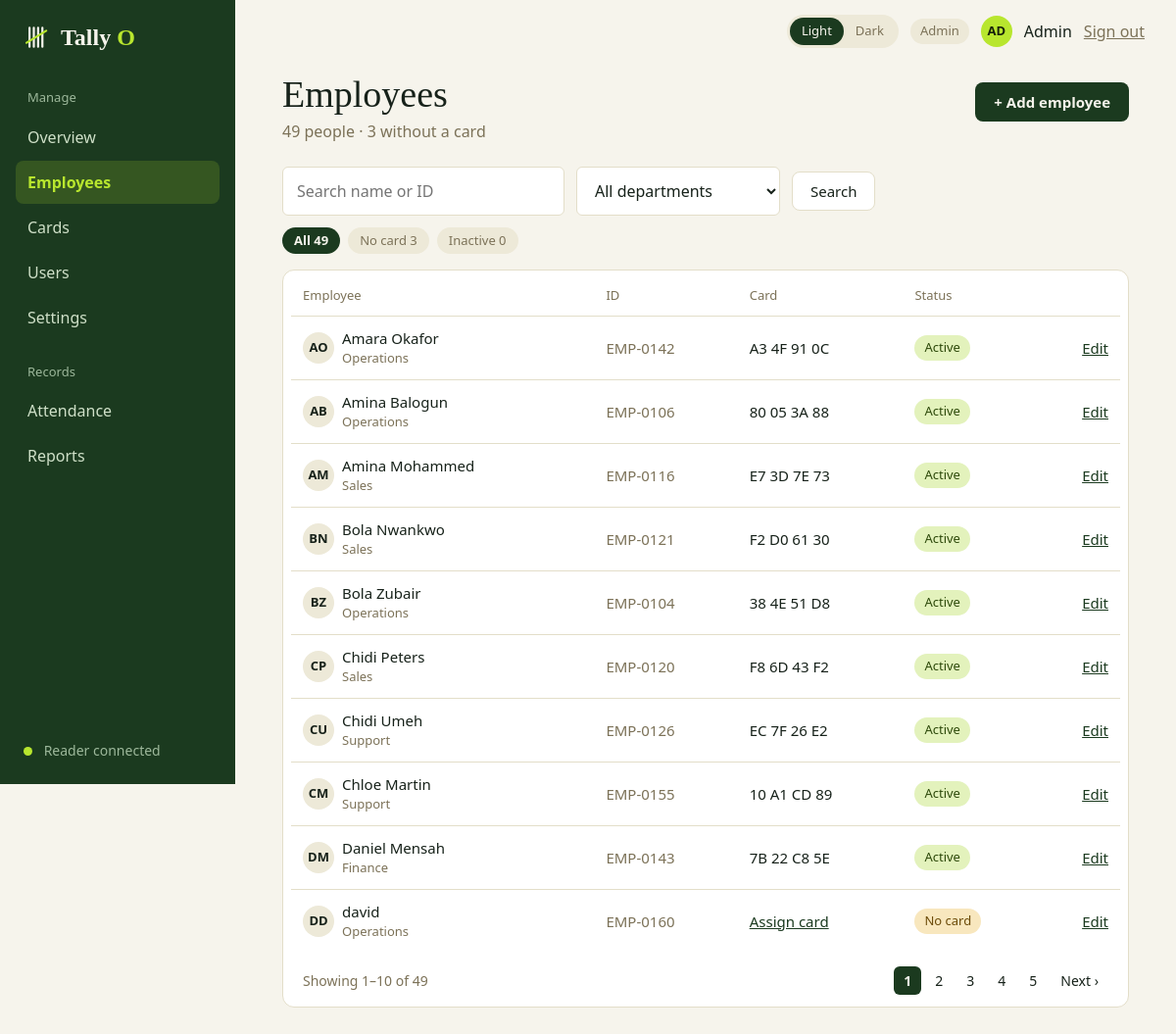
The page /admin/employees (signed in) on the database its author committed.
### tables this page shows
CREATE TABLE employees (
    id            INTEGER PRIMARY KEY,
    employee_code TEXT    NOT NULL UNIQUE,              -- e.g. EMP-0142
    full_name     TEXT    NOT NULL,
    department    TEXT    NOT NULL,
    email         TEXT,
    joined_on     TEXT    NOT NULL,
    is_active     INTEGER NOT NULL DEFAULT 1 CHECK (is_active IN (0, 1))
);

### admin.py (the view)
@bp.route("/employees")
@admin_only
def employees():
    q = request.args.get("q", "").strip()[:60]
    dept = request.args.get("dept", "")[:40]
    status = request.args.get("status", "")
    if status not in ("no_card", "inactive"):
        status = ""
    page = request.args.get("page", 1, type=int)
    conn = db.get_db()
    return render_template(
        "admin_employees.html",
        result=queries.list_employees(conn, q, dept, status, page),
        counts=queries.employee_counts(conn), departments=queries.departments(conn),
        q=q, dept=dept, status=status,
        keep={"q": q or None, "dept": dept or None, "status": status or None},
        **shell_context("Employees"))

### app.py (called while the page is built)
@app.context_processor
def inject_globals():
    return {"APP_NAME": APP_NAME, "APP_TAGLINE": APP_TAGLINE,
            "csrf_token": auth.csrf_token, "safe_url": safe_url}

@app.after_request
def no_store_when_signed_in(response):
    if "user" in session and request.endpoint != "static":
        response.headers["Cache-Control"] = "no-store"
    return response

### auth.py (called while the page is built)
def csrf_token():
    if "csrf" not in session:
        session["csrf"] = secrets.token_hex(16)
    return session["csrf"]

def login_required(view):
    @wraps(view)
    def wrapped(*args, **kwargs):
        user = session.get("user")
        if not user:
            return redirect(url_for("auth.login"))
        row = get_db().execute("SELECT is_active FROM users WHERE id = ?", (user["id"],)).fetchone()
        if row is None or not row["is_active"]:       # deactivated since they signed in
            session.clear()
            return redirect(url_for("auth.login"))
        return view(*args, **kwargs)
    return wrapped

def role_required(*roles):
    def decorator(view):
        @wraps(view)
        @login_required
        def wrapped(*args, **kwargs):
            if session["user"]["role"] not in roles:
                abort(403)
            return view(*args, **kwargs)
        return wrapped
    return decorator

### db.py (called while the page is built)
def connect(path=DEFAULT_DB):
    Path(path).parent.mkdir(parents=True, exist_ok=True)
    conn = sqlite3.connect(str(path), isolation_level=None, timeout=10)  # we run transactions ourselves
    conn.row_factory = sqlite3.Row            # rows behave like dicts: row["name"]
    conn.execute("PRAGMA foreign_keys = ON")  # SQLite ignores foreign keys unless asked
    conn.execute("PRAGMA journal_mode = WAL") # readers don't block the writer
    return conn

def get_db():
    if "db" not in g:
        g.db = connect(current_app.config["DATABASE"])
    return g.db

### queries.py (called while the page is built, shortened)
def employee_counts(db):
    return dict(db.execute(f"""
        SELECT SUM(is_active = 1) AS active, SUM(is_active = 0) AS inactive,
               SUM(is_active = 1 AND {_NO_ACTIVE_CARD}) AS no_card
        FROM employees e""").fetchone())

def departments(db):
    return [r[0] for r in db.execute("SELECT DISTINCT department FROM employees ORDER BY 1")]

def page_numbers(page, pages):
    if pages <= 7:
        return list(range(1, pages + 1))

### shell.py (called while the page is built)
def safe_url(endpoint, **values):
    try:
        return url_for(endpoint, **values)
    except BuildError:
        return "#"

### templates/admin_employees.html (shortened to what this page needs)
{% extends "app_shell.html" %}
{% block sidebar_footer %}<span class="dot"></span> Reader connected{% endblock %}
{% block content %}
  <div class="page-head">
    <div>
      <h1 class="page-title">Employees</h1>
      <p class="muted mt-1">{{ counts.active }} people · {{ counts.no_card }} without a card</p>
    </div>
    <a class="btn" href="{{ url_for('admin.employee_new') }}">+ Add employee</a>
  </div>
  <form class="toolbar mt-5" method="get" action="{{ url_for('admin.employees') }}">
    <input class="input toolbar-search" type="search" name="q" value="{{ q }}"
           placeholder="Search name or ID" aria-label="Search employees">
    <select class="input toolbar-select" name="dept" aria-label="Department">
      <option value="">All departments</option>
    </select>
    <button class="btn btn-secondary" type="submit">Search</button>
  </form>
  <div class="chips">
    <a class="chip" href="{{ url_for('admin.employees', q=q or None, dept=dept or None) }}"
       {% if not status %}aria-current="true"{% endif %}>All {{ counts.active }}</a>
    <a class="chip" href="{{ url_for('admin.employees', q=q or None, dept=dept or None, status='no_card') }}"
       {% if status == 'no_card' %}aria-current="true"{% endif %}>No card {{ counts.no_card }}</a>
    <a class="chip" href="{{ url_for('admin.employees', q=q or None, dept=dept or None, status='inactive') }}"
       {% if status == 'inactive' %}aria-current="true"{% endif %}>Inactive {{ counts.inactive }}</a>
  </div>
  <div class="card table-card mt-4">
    <table class="table">
      <thead><tr><th>Employee</th><th>ID</th><th>Card</th><th>Status</th><th></th></tr></thead>
      <tbody>
        {% for e in result.rows %}
          <tr>
            <td>
              <div class="row">
                <span class="avatar">{{ e.initials }}</span>
                <div><div>{{ e.full_name }}</div><div class="muted small">{{ e.department }}</div></div>
              </div>
            </td>
            <td class="muted">{{ e.employee_code }}</td>
            <td>
              {% if e.card_uid %}{{ e.card_uid }}
              {% elif e.is_active %}<a href="{{ safe_url('admin.employee_card', employee_id=e.id) }}">Assign card</a>
              {% else %}<span class="muted">–</span>{% endif %}
            </td>
            <td>
              {% if not e.is_active %}<span class="pill">Inactive</span>
              {% elif e.card_uid %}<span class="pill pill-ok">Active</span>
              {% else %}<span class="pill pill-late">No card</span>{% endif %}
            </td>
            <td class="right"><a href="{{ safe_url('admin.employee_edit', employee_id=e.id) }}">Edit</a></td>
          </tr>
        {% else %}
          <tr><td colspan="5" class="empty-cell">No employees match your search.</td></tr>
        {% endfor %}
      </tbody>
    </table>
    {% if result.total %}
      <div class="pager">
        <span class="muted">Showing {{ result.first }}–{{ result.last }} of {{ result.total }}</span>
        {% if result.pages > 1 %}
          <nav aria-label="Pages">
            {% for n in result.numbers %}
              {% if n is none %}<span class="page muted">…</span>
              {% elif n == result.page %}<a href="#" aria-current="page">{{ n }}</a>
              {% else %}<a href="{{ url_for('admin.employees', page=n, **keep) }}">{{ n }}</a>{% endif %}
            {% endfor %}
            {% if result.page < result.pages %}<a href="{{ url_for('admin.employees', page=result.page + 1, **keep) }}">Next ›</a>{% endif %}
          </nav>
        {% endif %}
      </div>
    {% endif %}
  </div>
{% endblock %}

### templates/app_shell.html (shortened to what this page needs)
{% extends "base.html" %}
{% block head %}
  <link rel="stylesheet" href="{{ url_for('static', filename='css/dashboard.css') }}">
{% endblock %}
{% block body %}
<div class="shell">
  <aside class="sidebar">
    <a class="sidebar-brand" href="{{ url_for('home') }}">
      {% include "partials/logo.html" %}
    </a>
    <nav aria-label="Main menu">
      {% for group in nav %}
        <div class="nav-label">{{ group.label }}</div>
        {% for link in group.links %}
          <a class="nav-link" href="{{ link.href }}"
             {% if link.name == active %}aria-current="page"{% endif %}>{{ link.name }}</a>
        {% endfor %}
      {% endfor %}
    </nav>
    <div class="sidebar-footer">{% block sidebar_footer %}{% endblock %}</div>
  </aside>
  <div class="main">
    <header class="topbar">
      {% include "partials/theme_toggle.html" %}
      <span class="pill">{{ role_label }}</span>
      <span class="avatar avatar-accent">{{ user_initials }}</span>
      <span>{{ user_name }}</span>
      <form class="inline-form" method="post" action="{{ url_for('auth.logout') }}">
        <button class="link-button muted" type="submit">Sign out</button>
      </form>
    </header>
    <main class="content">
      {% block content %}{% endblock %}
    </main>
  </div>
</div>
{% endblock %}

### templates/base.html (shortened to what this page needs)
<!DOCTYPE html>
<html lang="en" data-theme="light">
<head>
  <link rel="stylesheet" href="{{ url_for('static', filename='css/base.css') }}">
  {% block head %}{% endblock %}
</head>
<body class="{% block body_class %}{% endblock %}">
  {% block body %}{% endblock %}
</body>
</html>

### templates/partials/logo.html
<span class="brand">
    <svg class="brand-mark" viewBox="0 0 64 64" fill="none" stroke="currentColor" stroke-width="5" stroke-linecap="round" aria-hidden="true">
        <path d="M14 10V54M24 10V54M34 10V54M44 10V54"/>
        <path class="brand-slash" d="M7 45L53 17"/>
    </svg>
    <span class="brand-name">{{ APP_NAME[:-1] }}
        <span>{{ APP_NAME[-1]|upper }}</span>
    </span>
</span>

### templates/partials/theme_toggle.html
<div class="theme-toggle" role="group" aria-label="Colour theme">
    <button type="button" data-theme-option="light" aria-pressed="false">Light</button>
    <button type="button" data-theme-option="dark" aria-pressed="false">Dark</button>
</div>

### static/css/dashboard.css (style rules this page uses)
.page-head { display: flex; align-items: flex-start; justify-content: space-between; gap: var(--space-4); flex-wrap: wrap; }
.page-head .btn { margin-top: 0.5rem; }
.mt-5 { margin-top: var(--space-5); }
.small { font-size: 0.8125rem; }
.right { text-align: right; }
.toolbar { display: flex; flex-wrap: wrap; align-items: center; gap: var(--space-3); }
.toolbar-search { width: 18rem; max-width: 100%; }
.toolbar-select { width: 13rem; max-width: 100%; }
.chips { display: flex; flex-wrap: wrap; gap: var(--space-2); margin-top: var(--space-3); }
.chip { padding: 0.25rem 0.75rem; border-radius: var(--radius-pill); background: var(--soft); color: var(--muted); font-size: 0.8125rem; text-decoration: none; }
.chip[aria-current="true"] { background: var(--primary); color: var(--on-primary); font-weight: 700; }
.pager { display: flex; align-items: center; justify-content: space-between; flex-wrap: wrap; gap: var(--space-3); padding: 0.875rem 0.75rem 0.25rem; font-size: 0.875rem; }
.pager nav { display: flex; gap: var(--space-1); }
.pager nav a, .pager .page { padding: 0.25rem 0.625rem; border-radius: var(--radius-sm); color: var(--text); text-decoration: none; }
.pager nav a[aria-current="page"] { background: var(--primary); color: var(--on-primary); font-weight: 700; }

### rows shown on the page
employees: initials "AO", full_name "Amara Okafor", department "Operations", employee_code "EMP-0142", card_uid "A3 4F 91 0C", is_active "Active"
employees: initials "AB", full_name "Amina Balogun", department "Operations", employee_code "EMP-0106", card_uid "80 05 3A 88", is_active "Active"
employees: initials "AM", full_name "Amina Mohammed", department "Sales", employee_code "EMP-0116", card_uid "E7 3D 7E 73", is_active "Active"
employees: initials "BN", full_name "Bola Nwankwo", department "Sales", employee_code "EMP-0121", card_uid "F2 D0 61 30", is_active "Active"
employees: initials "BZ", full_name "Bola Zubair", department "Operations", employee_code "EMP-0104", card_uid "38 4E 51 D8", is_active "Active"
employees: initials "CP", full_name "Chidi Peters", department "Sales", employee_code "EMP-0120", card_uid "F8 6D 43 F2", is_active "Active"
employees: initials "CU", full_name "Chidi Umeh", department "Support", employee_code "EMP-0126", card_uid "EC 7F 26 E2", is_active "Active"
employees: initials "CM", full_name "Chloe Martin", department "Support", employee_code "EMP-0155", card_uid "10 A1 CD 89", is_active "Active"
employees: initials "DM", full_name "Daniel Mensah", department "Finance", employee_code "EMP-0143", card_uid "7B 22 C8 5E", is_active "Active"
employees: initials "DD", full_name "david", department "Operations", employee_code "EMP-0160", is_active "No card"

### other values the page prints
{{ APP_NAME[:-1] }} "Tally"
{{ APP_NAME[-1]|upper }} "O"
{{ group.label }} "Manage" "Records"
{{ link.name }} "Overview" "Employees" "Cards" "Users" "Settings" "Attendance" "Reports"
{{ role_label }} "Admin"
{{ user_initials }} "AD"
{{ user_name }} "Admin"
{{ counts.active }} "49"
{{ counts.no_card }} "3"
{{ counts.inactive }} "0"
{{ result.first }} "1"
{{ result.last }} "10"
{{ result.total }} "49"
{{ n }} "1"
{{ n }} "2" "3" "4" "5"
